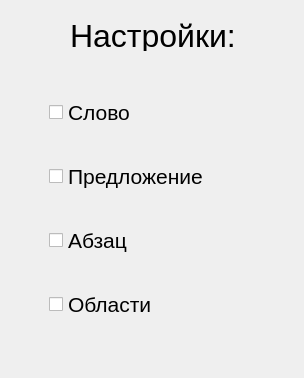
<?xml version="1.0" encoding="UTF-8"?>
<ui version="4.0">
 <class>Form</class>
 <widget class="QWidget" name="Form">
  <property name="geometry">
   <rect>
    <x>0</x>
    <y>0</y>
    <width>304</width>
    <height>378</height>
   </rect>
  </property>
  <property name="windowTitle">
   <string>Настройки разбиения текста</string>
  </property>
  <widget class="QWidget" name="gridLayoutWidget">
   <property name="geometry">
    <rect>
     <x>49</x>
     <y>70</y>
     <width>201</width>
     <height>281</height>
    </rect>
   </property>
   <layout class="QGridLayout" name="gridLayout">
    <item row="1" column="0">
     <widget class="QCheckBox" name="sentenceCheckBox">
      <property name="font">
       <font>
        <pointsize>16</pointsize>
       </font>
      </property>
      <property name="text">
       <string>Предложение</string>
      </property>
     </widget>
    </item>
    <item row="2" column="0">
     <widget class="QCheckBox" name="paragrafCheckBox">
      <property name="font">
       <font>
        <pointsize>16</pointsize>
       </font>
      </property>
      <property name="text">
       <string>Абзац</string>
      </property>
     </widget>
    </item>
    <item row="3" column="0">
     <widget class="QCheckBox" name="areaCheckBox">
      <property name="font">
       <font>
        <pointsize>16</pointsize>
       </font>
      </property>
      <property name="text">
       <string>Области</string>
      </property>
     </widget>
    </item>
    <item row="0" column="0">
     <widget class="QCheckBox" name="wordCheckBox">
      <property name="font">
       <font>
        <pointsize>16</pointsize>
       </font>
      </property>
      <property name="text">
       <string>Слово</string>
      </property>
     </widget>
    </item>
   </layout>
  </widget>
  <widget class="QLabel" name="label">
   <property name="geometry">
    <rect>
     <x>70</x>
     <y>20</y>
     <width>181</width>
     <height>31</height>
    </rect>
   </property>
   <property name="font">
    <font>
     <pointsize>24</pointsize>
    </font>
   </property>
   <property name="text">
    <string>Настройки:</string>
   </property>
  </widget>
 </widget>
 <resources/>
 <connections/>
</ui>
